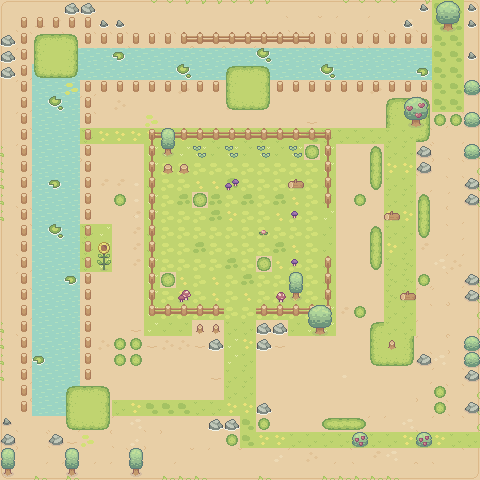

Below is a game level as drawn by its tile map, then a one-line description and the .tmx that defines it (tile-layer data replaced by summaries):
An orthogonal 30x30 tile map with 16x16 px tiles, 8 tile layers (Dirt, Terrain, GrassBase, Water, ...), 5 tilesets and 27 objects.

<map version="1.10" tiledversion="1.11.0" orientation="orthogonal" renderorder="right-down" width="30" height="30" tilewidth="16" tileheight="16" infinite="0" backgroundcolor="#e9cfa7" nextlayerid="10" nextobjectid="1">
 <editorsettings>
  <export target="public/assets/maps/my_map.json" format="json" />
 </editorsettings>
 <tileset firstgid="1" name="Tilled_Dirt_Wide_v2" tilewidth="16" tileheight="16" tilecount="77" columns="11">
  <image source="public/assets/tilesets/Tilled_Dirt_Wide_v2.png" width="176" height="112" />
  <tile id="0">
   <objectgroup draworder="index">
    <object id="1" x="1" y="1" width="15" height="15" />
   </objectgroup>
  </tile>
  <tile id="1">
   <objectgroup draworder="index">
    <object id="1" x="0" y="1" width="16" height="15" />
   </objectgroup>
  </tile>
  <tile id="2">
   <objectgroup draworder="index">
    <object id="1" x="0" y="1" width="15" height="15" />
   </objectgroup>
  </tile>
  <tile id="3">
   <objectgroup draworder="index">
    <object id="1" x="1" y="1" width="14" height="15" />
   </objectgroup>
  </tile>
  <tile id="7">
   <objectgroup draworder="index">
    <object id="1" x="0" y="1" width="15" height="15" />
   </objectgroup>
  </tile>
  <tile id="11">
   <objectgroup draworder="index">
    <object id="1" x="1" y="0" width="15" height="16" />
    <object id="2" x="1" y="0" width="15" height="16" />
   </objectgroup>
  </tile>
  <tile id="31">
   <objectgroup draworder="index">
    <object id="1" x="0" y="0" width="16" height="16" />
   </objectgroup>
  </tile>
  <tile id="44">
   <objectgroup draworder="index">
    <object id="1" x="6" y="7" width="5" height="3" />
    <object id="2" x="6" y="7" width="5" height="3" />
   </objectgroup>
  </tile>
  <tile id="45">
   <objectgroup draworder="index">
    <object id="1" x="6" y="7" width="4" height="3" />
    <object id="2" x="6" y="7" width="4" height="3" />
   </objectgroup>
  </tile>
  <tile id="46">
   <objectgroup draworder="index">
    <object id="1" x="6" y="7" width="4" height="3" />
    <object id="2" x="6" y="7" width="4" height="3" />
   </objectgroup>
  </tile>
  <tile id="47">
   <objectgroup draworder="index">
    <object id="1" x="3" y="10" width="10" height="2" />
    <object id="2" x="3" y="10" width="10" height="2" />
   </objectgroup>
  </tile>
  <tile id="63">
   <objectgroup draworder="index">
    <object id="1" x="0" y="0" width="16" height="16" />
   </objectgroup>
  </tile>
 </tileset>
 <tileset firstgid="78" name="Grass" tilewidth="16" tileheight="16" tilecount="77" columns="11">
  <image source="public/assets/tilesets/Grass.png" width="176" height="112" />
  <tile id="0">
   <objectgroup draworder="index">
    <object id="1" x="2" y="2" width="14" height="14" />
    <object id="2" x="2" y="2" width="14" height="14" />
   </objectgroup>
  </tile>
  <tile id="1">
   <objectgroup draworder="index">
    <object id="1" x="0" y="2" width="16" height="14" />
   </objectgroup>
  </tile>
  <tile id="2">
   <objectgroup draworder="index">
    <object id="1" x="0" y="2" width="14" height="14" />
   </objectgroup>
  </tile>
  <tile id="3">
   <objectgroup draworder="index">
    <object id="1" x="2" y="2" width="12" height="14" />
   </objectgroup>
  </tile>
  <tile id="11">
   <objectgroup draworder="index">
    <object id="1" x="2" y="0" width="14" height="16" />
   </objectgroup>
  </tile>
  <tile id="13">
   <objectgroup draworder="index">
    <object id="1" x="0" y="0" width="14" height="16" />
   </objectgroup>
  </tile>
  <tile id="22">
   <objectgroup draworder="index">
    <object id="1" x="2" y="0" width="14" height="14" />
   </objectgroup>
  </tile>
  <tile id="23">
   <objectgroup draworder="index">
    <object id="1" x="0" y="0" width="16" height="14" />
   </objectgroup>
  </tile>
  <tile id="24">
   <objectgroup draworder="index">
    <object id="1" x="0" y="0" width="14" height="14" />
   </objectgroup>
  </tile>
 </tileset>
 <tileset firstgid="155" name="Fences" tilewidth="16" tileheight="16" tilecount="16" columns="4">
  <image source="public/assets/tilesets/Fences.png" width="64" height="64" />
 </tileset>
 <tileset firstgid="171" name="Water" tilewidth="16" tileheight="16" tilecount="4" columns="4">
  <image source="public/assets/tilesets/Water.png" width="64" height="16" />
 </tileset>
 <tileset firstgid="175" source="Tree.tsx" />
 <layer id="1" name="Dirt" width="30" height="30">
  <data>[900 cells, 900 non-empty, 24 distinct tile ids]</data>
 </layer>
 <layer id="2" name="Terrain" width="30" height="30">
  <data>[900 cells, 50 non-empty, 4 distinct tile ids]</data>
 </layer>
 <layer id="4" name="GrassBase" width="30" height="30">
  <data>[900 cells, 251 non-empty, 9 distinct tile ids]</data>
 </layer>
 <layer id="5" name="Water" width="30" height="30">
  <data>[900 cells, 111 non-empty, 4 distinct tile ids]</data>
 </layer>
 <layer id="3" name="Grass" width="30" height="30">
  <data>[900 cells, 107 non-empty, 20 distinct tile ids]</data>
 </layer>
 <layer id="6" name="Fences" width="30" height="30">
  <data>[900 cells, 129 non-empty, 8 distinct tile ids]</data>
 </layer>
 <layer id="7" name="Tree" width="30" height="30">
  <data>[900 cells, 80 non-empty, 23 distinct tile ids]</data>
 </layer>
 <layer id="9" name="Mushroom" width="30" height="30">
  <data>[900 cells, 10 non-empty, 6 distinct tile ids]</data>
 </layer>
</map>
